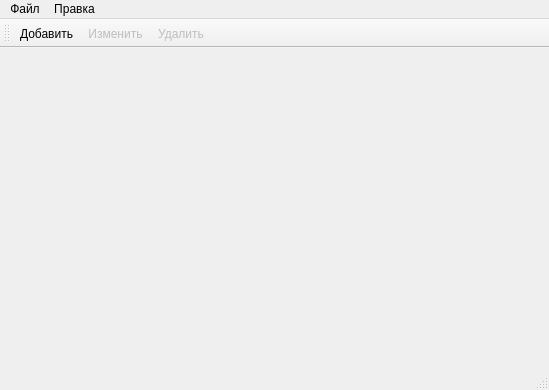
<?xml version="1.0" encoding="UTF-8"?>
<ui version="4.0">
 <class>MainWindow</class>
 <widget class="QMainWindow" name="MainWindow">
  <property name="geometry">
   <rect>
    <x>0</x>
    <y>0</y>
    <width>549</width>
    <height>390</height>
   </rect>
  </property>
  <property name="windowTitle">
   <string>MainWindow</string>
  </property>
  <widget class="QWidget" name="centralwidget">
   <layout class="QVBoxLayout" name="verticalLayout">
    <item>
     <widget class="QStackedWidget" name="stackedWidget">
      <property name="currentIndex">
       <number>-1</number>
      </property>
     </widget>
    </item>
   </layout>
  </widget>
  <widget class="QMenuBar" name="menubar">
   <property name="geometry">
    <rect>
     <x>0</x>
     <y>0</y>
     <width>549</width>
     <height>23</height>
    </rect>
   </property>
   <widget class="QMenu" name="menu">
    <property name="title">
     <string>Файл</string>
    </property>
    <addaction name="actionExit"/>
   </widget>
   <widget class="QMenu" name="menu_2">
    <property name="title">
     <string>Правка</string>
    </property>
    <addaction name="actionAdd"/>
    <addaction name="actionEdit"/>
    <addaction name="actionRemove"/>
   </widget>
   <addaction name="menu"/>
   <addaction name="menu_2"/>
  </widget>
  <widget class="QStatusBar" name="statusbar"/>
  <widget class="QToolBar" name="toolBar">
   <property name="enabled">
    <bool>true</bool>
   </property>
   <property name="windowTitle">
    <string>toolBar</string>
   </property>
   <attribute name="toolBarArea">
    <enum>TopToolBarArea</enum>
   </attribute>
   <attribute name="toolBarBreak">
    <bool>false</bool>
   </attribute>
   <addaction name="actionAdd"/>
   <addaction name="actionEdit"/>
   <addaction name="actionRemove"/>
  </widget>
  <action name="actionAdd">
   <property name="text">
    <string>Добавить</string>
   </property>
  </action>
  <action name="actionEdit">
   <property name="enabled">
    <bool>false</bool>
   </property>
   <property name="text">
    <string>Изменить</string>
   </property>
  </action>
  <action name="actionRemove">
   <property name="enabled">
    <bool>false</bool>
   </property>
   <property name="text">
    <string>Удалить</string>
   </property>
  </action>
  <action name="actionExit">
   <property name="text">
    <string>Выход</string>
   </property>
  </action>
 </widget>
 <resources/>
 <connections/>
</ui>
